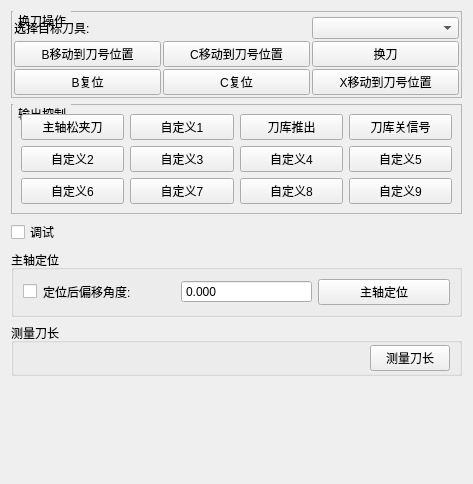
<?xml version="1.0" encoding="UTF-8"?>
<ui version="4.0">
 <class>ToolChanger</class>
 <widget class="QWidget" name="ToolChanger">
  <property name="geometry">
   <rect>
    <x>0</x>
    <y>0</y>
    <width>473</width>
    <height>484</height>
   </rect>
  </property>
  <property name="windowTitle">
   <string>Form</string>
  </property>
  <layout class="QVBoxLayout" name="verticalLayout">
   <item>
    <widget class="QGroupBox" name="groupBox">
     <property name="styleSheet">
      <string notr="true">QGroupBox{
						border-width:1px;
						border-style:solid;
						border-color:rgb(181,181,181);
						margin-top:2.5ex;
					}
					QGroupBox::title{
						subcontrol-origin: margin;
						subcontrol-position: top left;
						left:2px;
						mairgin-left: 0px;
						padding: 3px;
					}</string>
     </property>
     <property name="title">
      <string>换刀操作</string>
     </property>
     <layout class="QGridLayout" name="gridLayout">
      <property name="leftMargin">
       <number>2</number>
      </property>
      <property name="topMargin">
       <number>5</number>
      </property>
      <property name="rightMargin">
       <number>2</number>
      </property>
      <property name="bottomMargin">
       <number>2</number>
      </property>
      <property name="spacing">
       <number>2</number>
      </property>
      <item row="1" column="2">
       <widget class="QPushButton" name="btn_changetotool">
        <property name="text">
         <string>换刀</string>
        </property>
       </widget>
      </item>
      <item row="1" column="1">
       <widget class="QPushButton" name="move_c">
        <property name="text">
         <string>C移动到刀号位置</string>
        </property>
       </widget>
      </item>
      <item row="0" column="0">
       <widget class="QLabel" name="label">
        <property name="text">
         <string>选择目标刀具:</string>
        </property>
       </widget>
      </item>
      <item row="0" column="2">
       <widget class="QComboBox" name="toolchose">
        <property name="editable">
         <bool>false</bool>
        </property>
        <property name="modelColumn">
         <number>0</number>
        </property>
       </widget>
      </item>
      <item row="1" column="0">
       <widget class="QPushButton" name="move_b">
        <property name="contextMenuPolicy">
         <enum>Qt::NoContextMenu</enum>
        </property>
        <property name="text">
         <string>B移动到刀号位置</string>
        </property>
       </widget>
      </item>
      <item row="2" column="0">
       <widget class="QPushButton" name="btn_resetB">
        <property name="text">
         <string>B复位</string>
        </property>
       </widget>
      </item>
      <item row="2" column="1">
       <widget class="QPushButton" name="btn_resetC">
        <property name="text">
         <string>C复位</string>
        </property>
       </widget>
      </item>
      <item row="2" column="2">
       <widget class="QPushButton" name="move_x">
        <property name="text">
         <string>X移动到刀号位置</string>
        </property>
       </widget>
      </item>
     </layout>
    </widget>
   </item>
   <item>
    <widget class="QGroupBox" name="groupBox_2">
     <property name="styleSheet">
      <string notr="true">QGroupBox{
						border-width:1px;
						border-style:solid;
						border-color:rgb(181,181,181);
						margin-top:2.5ex;
					}
					QGroupBox::title{
						subcontrol-origin: margin;
						subcontrol-position: top left;
						left:2px;
						mairgin-left: 0px;
						padding: 3px;
					}</string>
     </property>
     <property name="title">
      <string>输出控制</string>
     </property>
     <layout class="QGridLayout" name="gridLayout_2">
      <item row="3" column="3">
       <widget class="QPushButton" name="btn_tool3">
        <property name="styleSheet">
         <string notr="true">QPushButton::checked{
	background-color: rgb(85, 85, 255);
	color: rgb(255, 255, 255);
	 border: 2px solid #8f8f91;
     border-radius: 6px;
     min-width: 80px;
	border-color: rgb(28, 86, 15);
}</string>
        </property>
        <property name="text">
         <string>自定义4</string>
        </property>
        <property name="checkable">
         <bool>true</bool>
        </property>
       </widget>
      </item>
      <item row="4" column="3">
       <widget class="QPushButton" name="btn_tool7">
        <property name="styleSheet">
         <string notr="true">QPushButton::checked{
	background-color: rgb(85, 85, 255);
	color: rgb(255, 255, 255);
	 border: 2px solid #8f8f91;
     border-radius: 6px;
     min-width: 80px;
	border-color: rgb(28, 86, 15);
}</string>
        </property>
        <property name="text">
         <string>自定义8</string>
        </property>
        <property name="checkable">
         <bool>true</bool>
        </property>
       </widget>
      </item>
      <item row="4" column="4">
       <widget class="QPushButton" name="btn_tool8">
        <property name="styleSheet">
         <string notr="true">QPushButton::checked{
	background-color: rgb(85, 85, 255);
	color: rgb(255, 255, 255);
	 border: 2px solid #8f8f91;
     border-radius: 6px;
     min-width: 80px;
	border-color: rgb(28, 86, 15);
}</string>
        </property>
        <property name="text">
         <string>自定义9</string>
        </property>
        <property name="checkable">
         <bool>true</bool>
        </property>
       </widget>
      </item>
      <item row="4" column="2">
       <widget class="QPushButton" name="btn_tool6">
        <property name="styleSheet">
         <string notr="true">QPushButton::checked{
	background-color: rgb(85, 85, 255);
	color: rgb(255, 255, 255);
	 border: 2px solid #8f8f91;
     border-radius: 6px;
     min-width: 80px;
	border-color: rgb(28, 86, 15);
}</string>
        </property>
        <property name="text">
         <string>自定义7</string>
        </property>
        <property name="checkable">
         <bool>true</bool>
        </property>
       </widget>
      </item>
      <item row="3" column="2">
       <widget class="QPushButton" name="btn_tool2">
        <property name="styleSheet">
         <string notr="true">QPushButton::checked{
	background-color: rgb(85, 85, 255);
	color: rgb(255, 255, 255);
	 border: 2px solid #8f8f91;
     border-radius: 6px;
     min-width: 80px;
	border-color: rgb(28, 86, 15);
}</string>
        </property>
        <property name="text">
         <string>自定义3</string>
        </property>
        <property name="checkable">
         <bool>true</bool>
        </property>
       </widget>
      </item>
      <item row="3" column="4">
       <widget class="QPushButton" name="btn_tool4">
        <property name="styleSheet">
         <string notr="true">QPushButton::checked{
	background-color: rgb(85, 85, 255);
	color: rgb(255, 255, 255);
	 border: 2px solid #8f8f91;
     border-radius: 6px;
     min-width: 80px;
	border-color: rgb(28, 86, 15);
}</string>
        </property>
        <property name="text">
         <string>自定义5</string>
        </property>
        <property name="checkable">
         <bool>true</bool>
        </property>
       </widget>
      </item>
      <item row="0" column="0">
       <widget class="QPushButton" name="pushButton_3">
        <property name="styleSheet">
         <string notr="true">QPushButton::checked{
	background-color: rgb(85, 85, 255);
	color: rgb(255, 255, 255);
	 border: 2px solid #8f8f91;
     border-radius: 6px;
     min-width: 80px;
	border-color: rgb(28, 86, 15);
}</string>
        </property>
        <property name="text">
         <string>主轴松夹刀</string>
        </property>
        <property name="checkable">
         <bool>true</bool>
        </property>
        <property name="checked">
         <bool>false</bool>
        </property>
       </widget>
      </item>
      <item row="3" column="0">
       <widget class="QPushButton" name="btn_tool1">
        <property name="styleSheet">
         <string notr="true">QPushButton::checked{
	background-color: rgb(85, 85, 255);
	color: rgb(255, 255, 255);
	 border: 2px solid #8f8f91;
     border-radius: 6px;
     min-width: 80px;
	border-color: rgb(28, 86, 15);
}</string>
        </property>
        <property name="text">
         <string>自定义2</string>
        </property>
        <property name="checkable">
         <bool>true</bool>
        </property>
       </widget>
      </item>
      <item row="4" column="0">
       <widget class="QPushButton" name="btn_tool5">
        <property name="styleSheet">
         <string notr="true">QPushButton::checked{
	background-color: rgb(85, 85, 255);
	color: rgb(255, 255, 255);
	 border: 2px solid #8f8f91;
     border-radius: 6px;
     min-width: 80px;
	border-color: rgb(28, 86, 15);
}</string>
        </property>
        <property name="text">
         <string>自定义6</string>
        </property>
        <property name="checkable">
         <bool>true</bool>
        </property>
       </widget>
      </item>
      <item row="0" column="4">
       <widget class="QPushButton" name="pushButton_2">
        <property name="text">
         <string>刀库关信号</string>
        </property>
       </widget>
      </item>
      <item row="0" column="3">
       <widget class="QPushButton" name="pushButton_4">
        <property name="styleSheet">
         <string notr="true">QPushButton::checked{
	background-color: rgb(85, 85, 255);
	color: rgb(255, 255, 255);
	 border: 2px solid #8f8f91;
     border-radius: 6px;
     min-width: 80px;
	border-color: rgb(28, 86, 15);
}</string>
        </property>
        <property name="text">
         <string>刀库推出</string>
        </property>
        <property name="checkable">
         <bool>true</bool>
        </property>
       </widget>
      </item>
      <item row="0" column="2">
       <widget class="QPushButton" name="spindle2_on">
        <property name="styleSheet">
         <string notr="true">QPushButton::checked{
	background-color: rgb(85, 85, 255);
	color: rgb(255, 255, 255);
	 border: 2px solid #8f8f91;
     border-radius: 6px;
     min-width: 80px;
	border-color: rgb(28, 86, 15);
}</string>
        </property>
        <property name="text">
         <string>自定义1</string>
        </property>
        <property name="checkable">
         <bool>true</bool>
        </property>
        <property name="checked">
         <bool>false</bool>
        </property>
       </widget>
      </item>
     </layout>
    </widget>
   </item>
   <item>
    <widget class="QCheckBox" name="chk_debug">
     <property name="text">
      <string>调试</string>
     </property>
    </widget>
   </item>
   <item>
    <widget class="QGroupBox" name="groupBox_3">
     <property name="title">
      <string>主轴定位</string>
     </property>
     <property name="checkable">
      <bool>false</bool>
     </property>
     <layout class="QHBoxLayout" name="horizontalLayout" stretch="0,1,1,1">
      <item>
       <widget class="QCheckBox" name="setangle">
        <property name="text">
         <string/>
        </property>
       </widget>
      </item>
      <item>
       <widget class="QLabel" name="label_2">
        <property name="text">
         <string>定位后偏移角度:</string>
        </property>
       </widget>
      </item>
      <item>
       <widget class="QDoubleSpinBox" name="OffsetAngle">
        <property name="buttonSymbols">
         <enum>QAbstractSpinBox::NoButtons</enum>
        </property>
        <property name="decimals">
         <number>3</number>
        </property>
        <property name="minimum">
         <double>-360.000000000000000</double>
        </property>
        <property name="maximum">
         <double>360.000000000000000</double>
        </property>
       </widget>
      </item>
      <item>
       <widget class="QPushButton" name="btn_spindlelocation">
        <property name="text">
         <string>主轴定位</string>
        </property>
       </widget>
      </item>
     </layout>
    </widget>
   </item>
   <item>
    <widget class="QGroupBox" name="groupBox_4">
     <property name="title">
      <string>测量刀长</string>
     </property>
     <property name="flat">
      <bool>false</bool>
     </property>
     <layout class="QHBoxLayout" name="horizontalLayout_2">
      <property name="leftMargin">
       <number>2</number>
      </property>
      <property name="topMargin">
       <number>2</number>
      </property>
      <property name="rightMargin">
       <number>9</number>
      </property>
      <property name="bottomMargin">
       <number>2</number>
      </property>
      <item>
       <spacer name="horizontalSpacer">
        <property name="orientation">
         <enum>Qt::Horizontal</enum>
        </property>
        <property name="sizeHint" stdset="0">
         <size>
          <width>40</width>
          <height>20</height>
         </size>
        </property>
       </spacer>
      </item>
      <item>
       <widget class="QPushButton" name="btn_probe">
        <property name="text">
         <string>测量刀长</string>
        </property>
       </widget>
      </item>
     </layout>
    </widget>
   </item>
   <item>
    <spacer name="verticalSpacer">
     <property name="orientation">
      <enum>Qt::Vertical</enum>
     </property>
     <property name="sizeHint" stdset="0">
      <size>
       <width>20</width>
       <height>40</height>
      </size>
     </property>
    </spacer>
   </item>
  </layout>
 </widget>
 <resources/>
 <connections/>
</ui>
